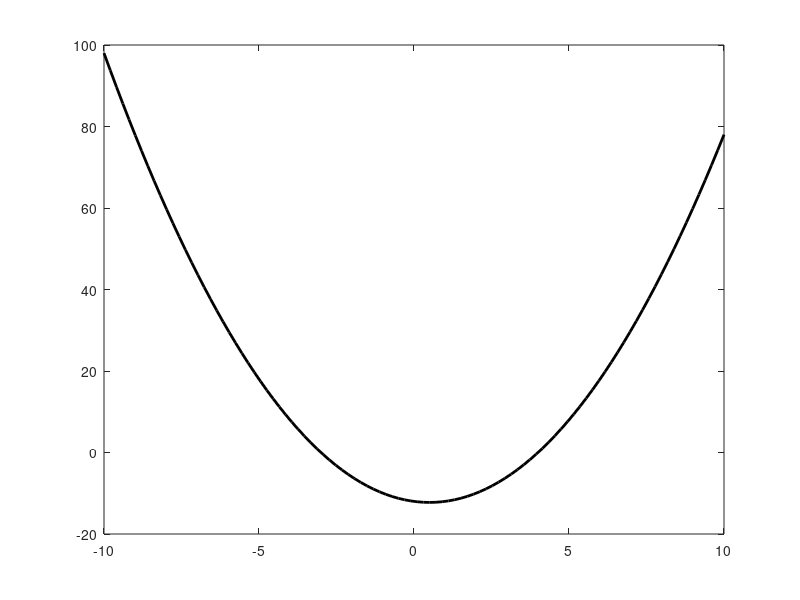

The MATLAB script that drew this image:
clc;
clearvars;
close all

d1=[-5, 18]; t1=d1(1); y1=d1(2);
d2=[ 0, -12]; t2=d2(1); y2=d2(2);
d3=[ 2, -10]; t3=d3(1); y3=d3(2);
d=[d1; d2; d3];
weight1=1/( (t1-t2)*(t1-t3) );
weight2=1/( (t2-t1)*(t2-t3) );
weight3=1/( (t3-t1)*(t3-t2) );
t=linspace(-10,10);
L1=(t-t2).*(t-t3) * weight1;
L2=(t-t1).*(t-t3) * weight2;
L3=(t-t1).*(t-t2) * weight3;
p=y1*L1+y2*L2+y3*L3;

figure;
plot(t,p,'k-','LineWidth',2);